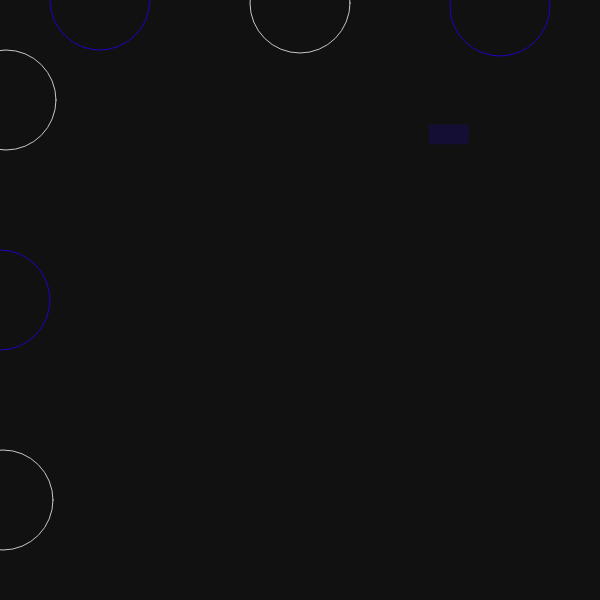
Frame 1 (no input)
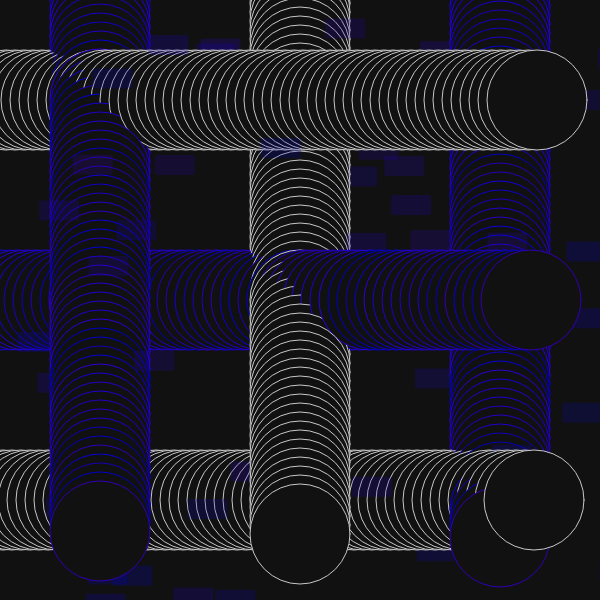
Frame 60 (no input)
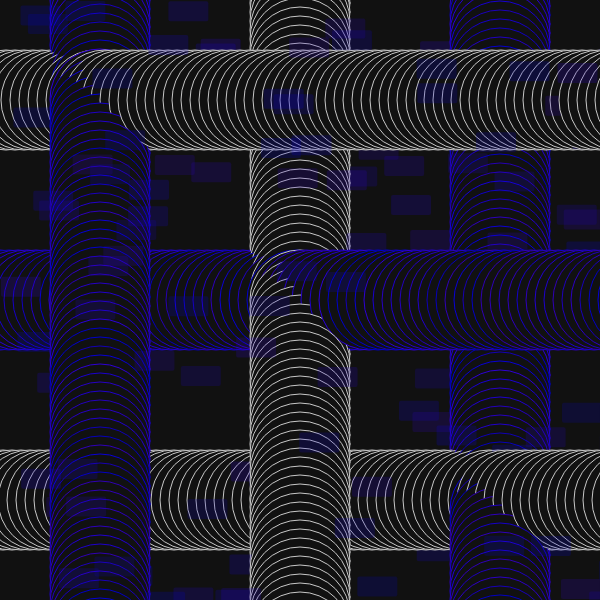
Frame 120 (the mouse pressed at the canvas centre since frame 60)

The p5.js sketch that drew these frames (run headless with seeded random() and noise() and a simulated clock; from frame 60 on, the mouse is pressed at the canvas centre):

// p5.js sketch
// ── sketch.js
var pos = {
  x:20,
  y:10
}

var xPos=yPos=0;
var speed = 3;

var col = {
  r:50,
  g:0,
  b:205
}



function setup() {
  createCanvas(600, 600);
  background('#111111');
}

function draw() {


  pos.x = random(0,width);
  pos.y = random(0,height);
  col.r = random(0,50);
  col.g = 0;
  col.b = random(180,220);

  fill(col.r, col.g, col.b, 50);
  noStroke();
  rect(pos.x, pos.y, 40, 20, 2);

  fill('#111111');
  strokeWeight(1);
  stroke(col.r, col.g, col.b);
  ellipse(xPos,300,100,100);
  xPos = xPos + speed;

  fill('#111111');
  strokeWeight(1);
  stroke(col.r, col.g, col.b);
  ellipse(100,yPos,100,100);
  yPos = yPos + speed;

  fill('#111111');
  strokeWeight(1);
  stroke(200);
  ellipse(300,yPos,100,100);
  yPos = yPos + speed;

  fill('#111111');
  strokeWeight(1);
  stroke(col.r, col.g, col.b);
  ellipse(500,yPos,100,100);
  yPos = yPos + speed;

  fill('#111111');
  strokeWeight(1);
  stroke(200);
  ellipse(xPos,500,100,100);
  xPos = xPos + speed;

  fill('#111111');
  strokeWeight(1);
  stroke(200);
  ellipse(xPos,100,100,100);
  xPos = xPos + speed;
}
